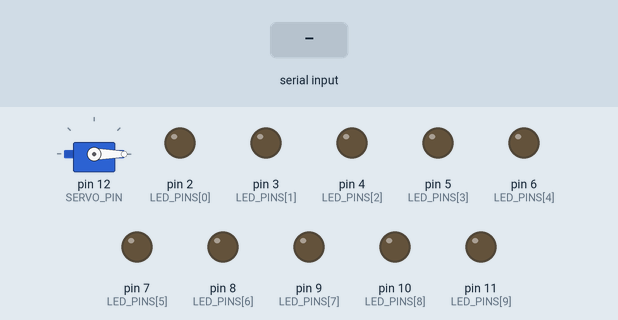
This sketch was run on a simulated Arduino Uno, built with avr-gcc and run on an emulated ATmega328P. Shown: servo, output pins drawn as LEDs (lit = HIGH). Inputs (shaded band) come from the test bench.

Above: at 1.2 s.
1.3 s: byte 30 received over Serial
At 1.6 s:
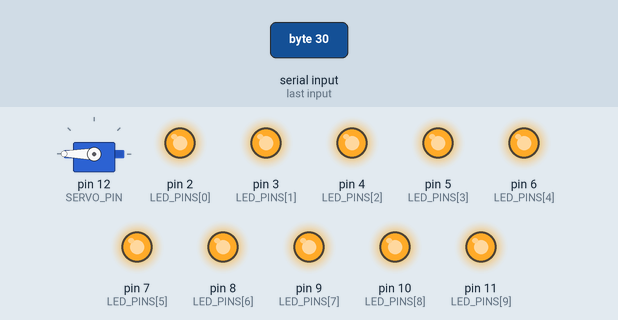
Timing chart, 0 to 4.3 s (numbered marks = the images above; inputs shaded):
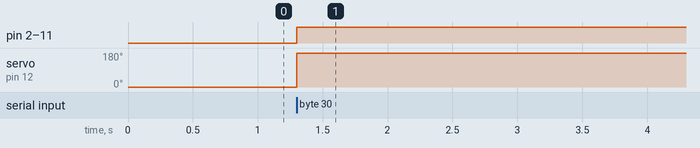

Measured:
- after the input at 1.3 s, pin 2 (LED_PINS[0]), pin 3 (LED_PINS[1]), pin 4 (LED_PINS[2]), pin 5 (LED_PINS[3]), pin 6 (LED_PINS[4]), pin 7 (LED_PINS[5]), pin 8 (LED_PINS[6]), pin 9 (LED_PINS[7]), pin 10 (LED_PINS[8]), pin 11 (LED_PINS[9]): LOW → HIGH at once; servo on pin 12 (SERVO_PIN): 0° → 180° at once

The sketch:

valve_controller.ino
```cpp
// (licence header left out)
#include <Servo.h>

// ----------------------------- Configuration -------------------------------

const uint8_t  SERVO_PIN        = 12;                        // Valve servo
const uint8_t  LED_COUNT        = 10;                        // Bargraph size
const uint8_t  LED_PINS[LED_COUNT] = {                       // D2..D11
  2, 3, 4, 5, 6, 7, 8, 9, 10, 11
};

const uint8_t  MAX_LEVEL        = 10;                        // Protocol max
const uint8_t  SERVO_MAX_ANGLE  = 180;                       // Valve sweep
const long     BAUD_RATE        = 9600;

// ------------------------------- State -------------------------------------

Servo valve;
int8_t lastLevel = -1;   // Last applied level (-1 = force first update)

// ------------------------------- Setup -------------------------------------

void setup() {
  Serial.begin(BAUD_RATE);

  for (uint8_t i = 0; i < LED_COUNT; i++) {
    pinMode(LED_PINS[i], OUTPUT);
    digitalWrite(LED_PINS[i], LOW);
  }

  valve.attach(SERVO_PIN);
  valve.write(0);        // Start with the valve fully closed
}

// -------------------------------- Loop -------------------------------------

void loop() {
  if (Serial.available() <= 0) {
    return;
  }

  // Read and sanitize one command byte (robust against garbage bytes).
  int level = Serial.read();
  if (level < 0)        level = 0;
  if (level > MAX_LEVEL) level = MAX_LEVEL;

  // Skip redundant updates — saves servo jitter and CPU cycles.
  if (level == lastLevel) {
    return;
  }
  lastLevel = level;

  // 1) Drive the valve: level 0..10  ->  angle 0..180 deg.
  valve.write(map(level, 0, MAX_LEVEL, 0, SERVO_MAX_ANGLE));

  // 2) Update the LED bargraph (LED i lights while i < level).
  for (uint8_t i = 0; i < LED_COUNT; i++) {
    digitalWrite(LED_PINS[i], (i < level) ? HIGH : LOW);
  }
}
```
